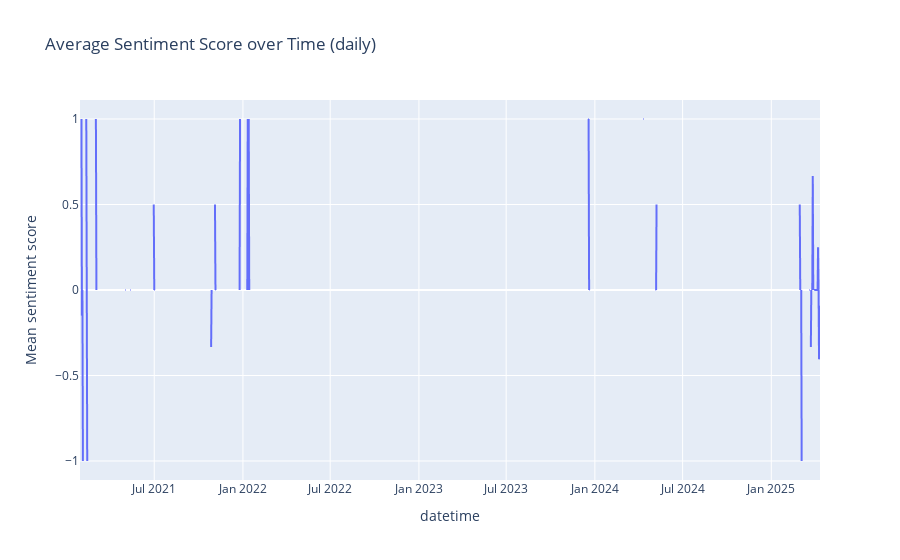

Notebook source saved alongside this figure:
### Code cell
# Sentiment over time (trends and volatility)
# to detect a possible drift over event-driven spikes (e.g., news cycles, earnings, market crashes)

# mean label to numeric score for averaging
score_map = {"negative": -1, "neutral": 0, "positive": 1}
tmp = X.dropna(subset=["datetime"]).copy()
tmp["sent_score"] = tmp["label_name"].map(score_map)

# daily mean sentiment score
daily = (tmp.set_index("datetime").resample("D")["sent_score"].mean().reset_index())

fig = px.line(
    daily, x="datetime", y="sent_score",
    title = "Average Sentiment Score over Time (daily)",
    labels = {"sent_score":"Mean sentiment score"}
)
fig.show()

### Figure 1 — Plotly figure (JSON) as saved in the notebook; plotly's stock layout.template omitted (floating-point values rounded to 4 significant figures; data arrays with more than 128 entries replaced by an {"elided": "..."} marker saying what was removed)
{"data": [{"hovertemplate": "datetime=%{x}<br>Mean sentiment score=%{y}<extra></extra>", "legendgroup": "", "line": {"color": "#636efa", "dash": "solid"}, "marker": {"symbol": "circle"}, "mode": "lines", "name": "", "showlegend": false, "type": "scattergl", "x": {"elided": "1536 str values"}, "xaxis": "x", "y": {"elided": "1536 float values"}, "yaxis": "y"}], "layout": {"legend": {"tracegroupgap": 0}, "title": {"text": "Average Sentiment Score over Time (daily)"}, "xaxis": {"anchor": "y", "domain": [0, 1], "title": {"text": "datetime"}}, "yaxis": {"anchor": "x", "domain": [0, 1], "title": {"text": "Mean sentiment score"}}}}
